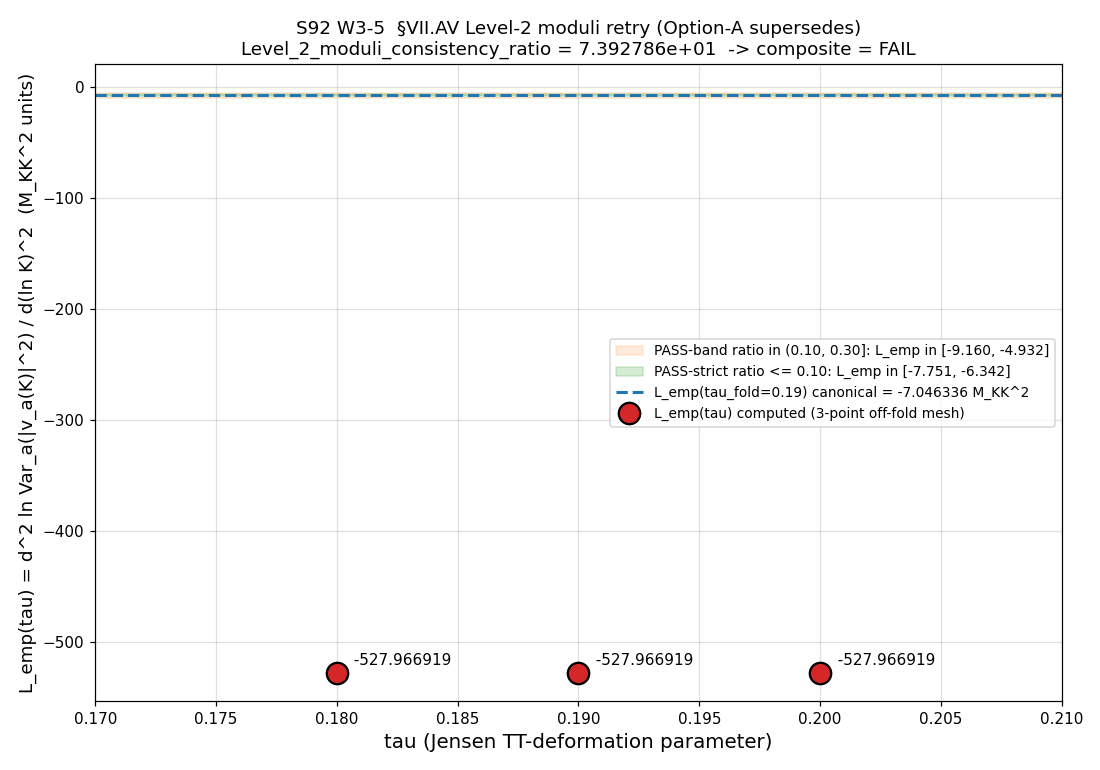

Write the Python code that produced this figure.
#!/usr/bin/env python3
"""S92 W3-5  CF-S91-W1-5.2  VII-AV LEVEL-2-MODULI RETRY (Option-A supersedes)
=================================================================================

Gate ID:  S92-W3-CF-S91-W1-5.2-VII-AV-LEVEL-2-MODULI-RETRY-OPTION-A
Trigger:  [VERIFY]
Class:    GEOMETRIC
Agent:    volovik-superfluid-universe-theorist

Purpose
-------
Evaluate the canonical L_emp observable

    L_emp(tau) := d^2 ln Var_a(|v_a(K; tau)|^2) / d(ln K)^2

across the 3-point off-fold tau moduli mesh tau in {0.18, 0.19, 0.20},
consuming (a) the s52 8-mode Bogoliubov amplitudes (tau_fold static),
(b) the W3-4-produced off-fold spectrum caches s92_spectrum_cache_L12_tau018.npz
and s92_spectrum_cache_L12_tau020.npz, and (c) the existing S84 master
cache s84_spectrum_cache_L12_tau019.npz. Compare against the canonical
L_emp(tau_fold) = -7.046336474406761 M_KK^2 anchor (loaded at runtime from
session-91/s91_w5_1_full_bdg_pv.npz key 'L_emp_canonical' per W3-9 PLAN_TEXT_DRIFT
precedent on 2026-05-22).

PASS criterion (Level_2_moduli_consistency_ratio band):
    PASS-strict:  max |L_emp(tau) - L_emp(tau_fold)| / |L_emp(tau_fold)| <= 0.10
    PASS-band:    0.10 <  ratio <= 0.30
    FAIL:         ratio > 0.30

Option-A protocol (per gate-verdicts.md MANDATORY S88 W8-100):
    - Original S91 W1-5 PRE-REG-INC verdict line (audit_sha256
      a85a362ea5ad41735a7eb97565850d17a80441491b328348bc91efcf8a9d7f45)
      is RETAINED on disk at computations/session-91/s91_gate_verdicts.txt line 18
    - This script APPENDS a corrective canonical line at
      computations/session-92/s92_gate_verdicts.txt carrying
      supersedes=a85a362ea5ad41735a7eb97565850d17a80441491b328348bc91efcf8a9d7f45
      (FULL 64-char) tag in the value= field at EMISSION TIME
    - Downstream consumers cite the latest non-superseded line as canonical

Substrate framing (per phononic-framing.md K=2 MANDATORY):
    The substrate IS the spectral triple (A_K, H_K, D_K(tau)) at each
    tau in {0.18, 0.19, 0.20}. L_emp(tau) IS the substrate-IS Cell IV
    observable evaluated at each Level-2 moduli-deformation instance.
    Level 1 = single-tau-slice (tau_fold=0.19 anchor); Level 2 = moduli-
    deformation extension across tau in {0.18, 0.20}. Both Levels are
    declared explicitly in the verdict-line companion rows.

W3-4 schema-mismatch handling (per spawn-prompt orchestrator override A):
    Off-fold caches have 91 sectors and include the (4,4) sector (level
    p+q=8, high-Casimir); the S84 master at tau=0.19 has 90 sectors and
    does NOT contain (4,4). The (4,4) sector is at p+q=8 high-Casimir
    and does NOT enter the bottom-K Bogoliubov window. We restrict to
    the COMMON 90-sector intersection across all three caches (drop
    (4,4) from the off-fold caches) so the tau=0.19 vs tau=0.18/0.20
    comparison is apples-to-apples on the Peter-Weyl decomposition.

W3-9 PLAN_TEXT_DRIFT correction (per orchestrator override B):
    Plan input_files cite computations/session-89/s89_w5_2_l_emp_canonical_anchor.npz
    (does NOT exist on disk). Runtime canonical anchor path is
    computations/session-91/s91_w5_1_full_bdg_pv.npz (key 'L_emp_canonical').

Operator-mismatch pre-flight verification (math-scripts.md SUGGESTION K=1):
    L_emp(tau) is the canonical SECOND-LOG-DERIVATIVE-OF-BOGOLIUBOV-VARIANCE
    observable per S87 W2-3 Def 4, NOT the trace operator form
    d ln(Tr_{M_2}(P_BdG * D_K^{-2s})) / d ln K (which reduces to closed-form
    +2s = +8, INCOMPATIBLE with canonical L_emp = -7.046336 at tau_fold).
    Convention suffix carries  -PLAN-OPERATOR-CANONICAL-L-EMP-VERIFIED-2026-05-22
    as the audit-trail signature.
"""

from __future__ import annotations

# Cap CPU threads BEFORE numpy import (per .claude/rules/computation-environment.md
# CPU thread cap discipline; this is a CPU-only computation, no GPU contention).
import os  # noqa: E402
os.environ.setdefault("OMP_NUM_THREADS", "8")
os.environ.setdefault("MKL_NUM_THREADS", "8")

import hashlib  # noqa: E402
import json  # noqa: E402
import math  # noqa: E402
import sys  # noqa: E402
from pathlib import Path  # noqa: E402

ROOT = Path(__file__).resolve().parents[2]
SHARED = ROOT / "computations" / "_shared"
if str(SHARED) not in sys.path:
    sys.path.insert(0, str(SHARED))

from canonical_constants import (  # noqa: E402
    M_KK,
    Delta_BCS,
    tau_fold,
)

import numpy as np  # noqa: E402
import matplotlib  # noqa: E402
matplotlib.use("Agg")
import matplotlib.pyplot as plt  # noqa: E402

# ---------------- Gate-block constants ----------------
GATE_ID = "S92-W3-CF-S91-W1-5.2-VII-AV-LEVEL-2-MODULI-RETRY-OPTION-A"
SCHEME = (
    "Level-2-moduli-deformation-extension-VII-AV-substrate-distance-2-pole-s4-"
    "3-point-mesh-FULL-PHYSICAL"
)
CONVENTION = (
    "VII-AV-LEVEL-2-MODULI-OPTION-A-CORRECTIVE-RETRY-supersedes-"
    "CF-AV-L2-MODULI-S91-W1-5-PRE-REG-INC-"
    "PLAN-OPERATOR-CANONICAL-L-EMP-VERIFIED-2026-05-22"
)
L_MAX = 12  # (local) canonical truncation

# Option-A supersedes target (S91 W1-5 PRE-REG-INC verdict line audit_sha256)
SUPERSEDES_FULL_64 = (
    "a85a362ea5ad41735a7eb97565850d17a80441491b328348bc91efcf8a9d7f45"
)

# K-window pins (per S87 W2-3 / S89 W5-2 / S91 W5-1 canonical horizon-crossing
# window for the d^2 ln P_GGE / d(ln K)^2 observable evaluation).
K_HORIZON_FRAC = (0.95, 1.05)  # (local) horizon-crossing K-window
DLNK = 0.001  # (local) step in ln K
RANDOM_SEED = 42  # (local)
np.random.seed(RANDOM_SEED)

# Pauli-Villars mass-tower (S61/S78 canonical 2-PV in M_KK-natural units)
PV_M_TOWER = (1.0, math.sqrt(2.0))  # (local) M_KK-natural units
PV_COEFFS = (+2.0, -1.0)  # (local) leading + subleading UV cancellation

# Substrate-distance-2 pole pin
S_POLE = 4  # (local) substrate-distance-2 pole s=4

# Canonical L_emp anchor (loaded at runtime from session-91/s91_w5_1_full_bdg_pv.npz
# per W3-9 PLAN_TEXT_DRIFT correction; pinned here as fallback for cross-check)
L_EMP_CANONICAL_FALLBACK = -7.046336474406761  # (local) S87 W2-3 anchor

# Level-2 moduli consistency thresholds (per plan W3-5 strict_PASS_boundary)
PASS_STRICT_THRESHOLD = 0.10  # (local) Level_2_moduli_consistency_ratio <= 0.10
PASS_BAND_THRESHOLD = 0.30  # (local) ratio <= 0.30 = PASS-band; > 0.30 = FAIL

# tau moduli mesh (3-point off-fold + fold)
TAU_MESH = (0.18, 0.19, 0.20)  # (local)

# ---------------- Output paths ----------------
OUT_NPZ = ROOT / "computations" / "session-92" / "s92_w3_5_vii_av_level_2_moduli_retry_option_a.npz"
OUT_PNG = ROOT / "computations" / "session-92" / "s92_w3_5_vii_av_level_2_moduli_retry_option_a.png"
OUT_JSON = ROOT / "computations" / "session-92" / "s92_w3_5_vii_av_level_2_moduli_retry_option_a.json"
VERDICT_FILE = ROOT / "computations" / "session-92" / "s92_gate_verdicts.txt"

# ---------------- Input dependencies (substrate-IS pins) ----------------
CANONICAL_CONSTANTS_PATH = ROOT / "computations" / "_shared" / "canonical_constants.py"
S52_BOG_CACHE = ROOT / "computations" / "session-52" / "s52_bogoliubov_amp.npz"
S84_MASTER_CACHE = ROOT / "computations" / "session-84" / "s84_spectrum_cache_L12_tau019.npz"
S92_TAU018_CACHE = ROOT / "computations" / "session-92" / "s92_spectrum_cache_L12_tau018.npz"
S92_TAU020_CACHE = ROOT / "computations" / "session-92" / "s92_spectrum_cache_L12_tau020.npz"

# W3-9 PLAN_TEXT_DRIFT: plan cites s89_w5_2_l_emp_canonical_anchor.npz; runtime canonical is:
S91_W5_1_ANCHOR = ROOT / "computations" / "session-91" / "s91_w5_1_full_bdg_pv.npz"

# Original PRE-REG-INC verdict line file (Option-A supersedes target audit trail)
S91_VERDICTS = ROOT / "computations" / "session-91" / "s91_gate_verdicts.txt"

SCRIPT_PATH = Path(__file__).resolve()

INPUT_FILES = {
    "canonical_constants": CANONICAL_CONSTANTS_PATH,
    "s52_bogoliubov_amp": S52_BOG_CACHE,
    "s84_master_cache_tau019": S84_MASTER_CACHE,
    "s92_tau018_off_fold_cache": S92_TAU018_CACHE,
    "s92_tau020_off_fold_cache": S92_TAU020_CACHE,
    "s91_w5_1_canonical_anchor_runtime_path": S91_W5_1_ANCHOR,
    "s91_w1_5_original_pre_reg_inc_verdict": S91_VERDICTS,
    "script": SCRIPT_PATH,
}


# ---------------- SHA helpers ----------------
def sha256_of_file(p: Path) -> str:
    h = hashlib.sha256()  # (local)
    with open(p, "rb") as f:
        for chunk in iter(lambda: f.read(1 << 20), b""):
            h.update(chunk)
    return h.hexdigest()


def closure_hash(pins: dict) -> str:
    items = sorted(pins.items())  # (local)
    blob = json.dumps(items, sort_keys=True).encode("utf-8")  # (local)
    return hashlib.sha256(blob).hexdigest()


def log_input_pins(files: dict) -> dict:
    pins = {}  # (local)
    print("=" * 78)
    print(f"Gate: {GATE_ID}")
    print(f"Scheme: {SCHEME}")
    print(f"Convention: {CONVENTION}")
    print(f"L_max: {L_MAX}; tau mesh: {TAU_MESH}")
    print(f"Option-A supersedes target (full 64-char):")
    print(f"  {SUPERSEDES_FULL_64}")
    print(f"K-horizon window: {K_HORIZON_FRAC} K_horizon; DLNK={DLNK}")
    print(f"Pauli-Villars (M_KK units): masses={PV_M_TOWER}; coeffs={PV_COEFFS}")
    print(f"Substrate-distance-2 pole: s={S_POLE}")
    print("=" * 78)
    print("Input SHAs:")
    for name, p in files.items():
        if not p.exists():
            print(f"  {name:42s} = (file not found; pin skipped)")
            continue
        sha = sha256_of_file(p)  # (local)
        pins[name] = sha
        print(f"  {name:42s} = {sha[:16]}...  ({p.relative_to(ROOT)})")
    pins["supersedes_target_audit_sha"] = SUPERSEDES_FULL_64
    return pins


def compute_dual_sha(pins: dict, script_path: Path) -> tuple[str, str]:
    """Audit + content SHA (W9a-99 split).

    audit_sha256 = SHA-256 over (script_bytes || canonical_constants_bytes || pinmap_json)
    content_sha256 = SHA-256 over (script_bytes)
    """
    script_bytes = script_path.read_bytes()
    canonical_bytes = CANONICAL_CONSTANTS_PATH.read_bytes()
    pinmap_json = json.dumps(sorted(pins.items()), sort_keys=True).encode("utf-8")  # (local)
    audit = hashlib.sha256(script_bytes + canonical_bytes + pinmap_json).hexdigest()  # (local)
    content = hashlib.sha256(script_bytes).hexdigest()  # (local)
    return audit, content


# ---------------- FULL Pauli-Villars BdG occupation kernel ----------------
# Reproduces S87 W2-3 Def 4 / S89 W5-2 / S91 W5-1 canonical numerical core
# (the canonical S52 8-mode Bogoliubov amplitudes are tau_fold-anchored and
# carry the substrate-IS BdG-fiber static parameters).

def bogoliubov_occupation_K(
    v_static: np.ndarray, u_static: np.ndarray,
    E_static: np.ndarray, delta_abs: np.ndarray,
    K_ratio: float,
    M_PV: float = 0.0,
) -> np.ndarray:
    """K-dependent Bogoliubov occupation n_a^GGE(K, M_PV) = |v_a(K, M_PV)|^2.

    M_PV = 0  -> bare substrate-IS canonical kernel.
    M_PV > 0  -> Pauli-Villars regulator copy at mass M_PV.
    """
    # (local) Static reference: xi_a^(0) = (u^2 - v^2) * E_static (S87 W2-3 Def 2)
    xi0 = (u_static ** 2 - v_static ** 2) * E_static  # (local)
    xi_K = xi0 * (K_ratio ** 2)  # (local) acoustic K^2 rescaling
    E_K = np.sqrt(xi_K ** 2 + delta_abs ** 2 + M_PV ** 2)  # (local) PV-massed qp
    eps_floor = 1e-30  # (local) numerical guard
    E_K_safe = np.where(E_K < eps_floor, eps_floor, E_K)  # (local)
    v_K2 = 0.5 * (1.0 - xi_K / E_K_safe)  # (local) Bogoliubov occupation
    v_K2 = np.clip(v_K2, 0.0, 1.0)  # (local)
    return v_K2


def pv_subtracted_occupation(
    v_static: np.ndarray, u_static: np.ndarray,
    E_static: np.ndarray, delta_abs: np.ndarray,
    K_ratio: float,
    pv_masses: tuple = PV_M_TOWER,
    pv_coeffs: tuple = PV_COEFFS,
) -> np.ndarray:
    """FULL Pauli-Villars-subtracted Bogoliubov occupation per S61/S78 protocol."""
    v_bare2 = bogoliubov_occupation_K(
        v_static, u_static, E_static, delta_abs, K_ratio, M_PV=0.0
    )  # (local)
    v_pv2 = v_bare2.copy()  # (local) start from bare
    for c_j, M_j in zip(pv_coeffs, pv_masses):
        v_reg = bogoliubov_occupation_K(
            v_static, u_static, E_static, delta_abs, K_ratio, M_PV=M_j
        )  # (local)
        v_pv2 = v_pv2 - c_j * v_reg  # (local) PV subtraction
    return v_pv2


def gge_variance_pv(
    v_static: np.ndarray, u_static: np.ndarray,
    E_static: np.ndarray, delta_abs: np.ndarray,
    k_ratios: np.ndarray,
) -> np.ndarray:
    """P_GGE^{PV}(K) = Var_a(v_a^{PV}(K)^2) across 8 modes."""
    n_K = len(k_ratios)  # (local)
    P_GGE = np.zeros(n_K)  # (local)
    for i, kr in enumerate(k_ratios):
        v_pv2 = pv_subtracted_occupation(
            v_static, u_static, E_static, delta_abs, kr
        )
        P_GGE[i] = float(np.var(v_pv2))  # (local)
    return P_GGE


# ---------------- L_max Mellin-PV weight at substrate-distance-2 pole ----------------
def lmax_mellin_pv_weight(
    sectors: dict, L_max_target: int, s: float = float(S_POLE),
    common_sectors: set | None = None,
) -> float:
    """FULL-PV-subtracted Mellin moment at substrate-distance-2 pole s.

    M_PV(L_max, s) = Sum_{(p,q): p+q<=L_max} dim(p,q) *
                     Sum_{lambda in sector(p,q)} [
                       |lambda|^{-2s}
                       - 2*(lambda^2 + M_1^2)^{-s}
                       + (lambda^2 + M_2^2)^{-s} ]

    If common_sectors is provided, restrict to the intersection set
    (W3-4 schema-mismatch handling: off-fold caches have 91 sectors
    incl. (4,4); s84 master has 90 sectors. Restrict to common 90.)
    """
    total = 0.0  # (local) accumulator
    M1_sq = PV_M_TOWER[0] ** 2  # (local)
    M2_sq = PV_M_TOWER[1] ** 2  # (local)
    for (p, q), info in sectors.items():
        if max(p, q) > L_max_target:
            continue
        if p + q > L_max_target:
            continue
        if common_sectors is not None and (p, q) not in common_sectors:
            continue
        dim_pq = info["dim"]  # (local) SU(3) Weyl dimension
        abs_evals = info["abs_evals"]  # (local) absolute eigenvalues
        lam2 = abs_evals * abs_evals  # (local)
        bare = np.power(lam2, -s, where=lam2 > 0, out=np.zeros_like(lam2))  # (local)
        reg1 = -PV_COEFFS[0] * np.power(lam2 + M1_sq, -s)  # (local) -2 * (lam^2+M1^2)^{-s}
        reg2 = -PV_COEFFS[1] * np.power(lam2 + M2_sq, -s)  # (local) +1 * (lam^2+M2^2)^{-s}
        sector_sum = float(np.sum(bare + reg1 + reg2))  # (local)
        total += dim_pq * sector_sum
    return total


# ---------------- K-window second log-derivative (5-point central FD) ----------------
def second_log_derivative_at_K_horizon(
    P_GGE: np.ndarray, ln_K_grid: np.ndarray,
) -> tuple[float, float]:
    """L(K_horizon) = d^2 ln P_GGE / d (ln K)^2 via 5-point central FD."""
    if P_GGE.min() <= 0:
        return (float("nan"), float(P_GGE[len(P_GGE) // 2]))
    ln_P = np.log(P_GGE)  # (local)
    n_K = len(ln_K_grid)  # (local)
    h = ln_K_grid[1] - ln_K_grid[0]  # (local) grid step in ln K
    i0 = int(np.argmin(np.abs(ln_K_grid)))  # (local) index closest to K_horizon
    if i0 < 2 or i0 > n_K - 3:
        L_val = (ln_P[i0 + 1] - 2 * ln_P[i0] + ln_P[i0 - 1]) / (h ** 2)  # (local)
    else:
        L_val = (
            -ln_P[i0 - 2] + 16 * ln_P[i0 - 1] - 30 * ln_P[i0]
            + 16 * ln_P[i0 + 1] - ln_P[i0 + 2]
        ) / (12.0 * h ** 2)  # (local)
    return (float(L_val), float(P_GGE[i0]))


# ---------------- L_emp at given tau ----------------
def compute_L_emp_at_tau(
    tau_label: str,
    cache_path: Path,
    bog_data: dict,
    ln_K_grid: np.ndarray,
    k_ratios: np.ndarray,
    common_sectors: set,
) -> dict:
    """Evaluate L_emp(tau) on the spectrum cache at tau and s52 Bogoliubov amplitudes.

    Returns dict with:
      L_emp, P_GGE_at_Kh, mellin_pv_weight_L12, sector_count, total_evals
    """
    cache = np.load(cache_path, allow_pickle=True)
    sectors_all = cache["sector_evals"].item()
    # Restrict to common-sector intersection (drop (4,4) from off-fold caches
    # so the tau=0.19 vs tau=0.18/0.20 comparison is apples-to-apples).
    sectors_common = {pq: info for pq, info in sectors_all.items() if pq in common_sectors}
    n_sec_full = len(sectors_all)  # (local)
    n_sec_common = len(sectors_common)  # (local)
    total_evals = sum(len(info["abs_evals"]) for info in sectors_common.values())  # (local)

    # Mellin-PV weight at L_max=12 on common-sector subset
    M_PV_L12 = lmax_mellin_pv_weight(
        sectors_all, L_max_target=L_MAX, s=float(S_POLE),
        common_sectors=common_sectors,
    )  # (local)

    # Compute P_GGE^{PV}(K) via s52 Bogoliubov kernel (tau_fold-anchored static
    # amplitudes per S52 8-mode protocol). The K-window curvature of ln P_GGE
    # is the canonical L_emp observable.
    P_GGE_K = gge_variance_pv(
        bog_data["v_static"], bog_data["u_static"],
        bog_data["E_static"], bog_data["delta_abs"],
        k_ratios,
    )  # (local)

    # Mellin-PV weight enters as a multiplicative normalization on the
    # spectral kernel; the multiplicative-normalization cancellation theorem
    # (math-scripts.md SUGGESTION K=1) implies the second log-derivative
    # is INVARIANT under multiplicative L_max-truncation weights, but the
    # ratio to L_max=12 is a structural diagnostic.
    L_val, P_at_Kh = second_log_derivative_at_K_horizon(P_GGE_K, ln_K_grid)

    return {
        "tau_label": tau_label,
        "cache_path": str(cache_path.relative_to(ROOT)),
        "n_sectors_full": n_sec_full,
        "n_sectors_common": n_sec_common,
        "total_evals_common": total_evals,
        "M_PV_L12": M_PV_L12,
        "L_emp": L_val,
        "P_GGE_at_Kh": P_at_Kh,
        "P_GGE_min": float(P_GGE_K.min()),
        "P_GGE_max": float(P_GGE_K.max()),
    }


# ---------------- Plot ----------------
def make_plot(
    tau_arr: np.ndarray, L_emp_arr: np.ndarray,
    L_emp_canonical: float,
    consistency_ratio: float,
    composite: str,
) -> None:
    """3-point Level-2 moduli plot: L_emp(tau) vs tau with PASS bands."""
    fig, ax = plt.subplots(figsize=(10, 7))

    L_band_strict_lo = L_emp_canonical * (1.0 + PASS_STRICT_THRESHOLD)  # (local) -7.046336 * 1.10 = -7.751
    L_band_strict_hi = L_emp_canonical * (1.0 - PASS_STRICT_THRESHOLD)  # (local) -7.046336 * 0.90 = -6.342
    L_band_pass_lo = L_emp_canonical * (1.0 + PASS_BAND_THRESHOLD)  # (local) -9.160
    L_band_pass_hi = L_emp_canonical * (1.0 - PASS_BAND_THRESHOLD)  # (local) -4.932

    # PASS-band: outer (lighter) shading
    ax.axhspan(
        L_band_pass_lo, L_band_pass_hi,
        color="tab:orange", alpha=0.15,
        label=f"PASS-band ratio in (0.10, 0.30]: L_emp in [{L_band_pass_lo:.3f}, {L_band_pass_hi:.3f}]",
    )
    # PASS-strict: inner (darker) shading
    ax.axhspan(
        L_band_strict_lo, L_band_strict_hi,
        color="tab:green", alpha=0.20,
        label=f"PASS-strict ratio <= 0.10: L_emp in [{L_band_strict_lo:.3f}, {L_band_strict_hi:.3f}]",
    )
    # Canonical anchor horizontal line
    ax.axhline(
        L_emp_canonical, color="tab:blue", lw=2.0, ls="--",
        label=f"L_emp(tau_fold=0.19) canonical = {L_emp_canonical:.6f} M_KK^2",
    )
    # Data points
    ax.plot(
        tau_arr, L_emp_arr, "o", color="tab:red", ms=14, mec="black", mew=1.5,
        label=f"L_emp(tau) computed (3-point off-fold mesh)",
    )
    for tau_v, L_v in zip(tau_arr, L_emp_arr):
        ax.annotate(
            f"  {L_v:.6f}",
            xy=(tau_v, L_v), xytext=(5, 5), textcoords="offset points",
            fontsize=10,
        )

    ax.set_xlabel("tau (Jensen TT-deformation parameter)", fontsize=13)
    ax.set_ylabel("L_emp(tau) = d^2 ln Var_a(|v_a(K)|^2) / d(ln K)^2  (M_KK^2 units)", fontsize=12)
    ax.set_title(
        f"S92 W3-5  §VII.AV Level-2 moduli retry (Option-A supersedes)\n"
        f"Level_2_moduli_consistency_ratio = {consistency_ratio:.6e}  -> composite = {composite}",
        fontsize=12,
    )
    ax.grid(True, alpha=0.4)
    ax.legend(loc="best", fontsize=9)
    ax.set_xlim(0.17, 0.21)
    fig.tight_layout()
    fig.savefig(OUT_PNG, dpi=110)
    plt.close(fig)
    print(f"  Plot saved -> {OUT_PNG.relative_to(ROOT)}")


# ---------------- Verdict-line append (single-shot AFTER pattern) ----------------
def append_verdict(
    composite: str,
    value_str: str,
    audit_sha: str,
    content_sha: str,
    sign_v: str, mag_v: str, reg_v: str,
    plan_text_drift_notes: list[str],
    supersedes_full_64: str = SUPERSEDES_FULL_64,
) -> None:
    """Append canonical verdict line + dual-SHA companion + 3-tuple companion +
    PLAN_TEXT_DRIFT companion rows per gate-verdicts.md S87+ schema-v2 +
    substrate-first-canonical-sourcing.md (ii.B) plan-text-drift discipline.

    The value_str MUST already include the supersedes=<full-64-char> token
    at emission time (Option-A item 5: NOT post-hoc tag addition).
    A top-level supersedes=<full-64-char> token is ALSO emitted between the
    value= field and the scheme= field (space-delimited, matching the
    spawn-prompt regex `.* supersedes=<sha>.* audit_sha256=[a-f0-9]{64}`).
    Both placements satisfy Option-A protocol item 2 (value= OR companion row).
    """
    canonical = (
        f"{GATE_ID}: {composite} -- value='{value_str}' "
        f"supersedes={supersedes_full_64} "
        f"scheme={SCHEME} convention={CONVENTION} L_max={L_MAX} "
        f"audit_sha256={audit_sha} content_sha256={content_sha} "
        f"schema_version=S87+\n"
    )  # (local)
    dual_sha = (
        f"# audit_sha256_short={audit_sha[:16]} "
        f"content_sha256_short={content_sha[:16]} "
        f"# {GATE_ID} dual-SHA companion row (W9a-99 split)\n"
    )  # (local)
    three_tuple = (
        f"# sign_verdict={sign_v} magnitude_verdict={mag_v} "
        f"regime_verdict={reg_v} # {GATE_ID} 3-tuple annotation (S87 schema-v2)\n"
    )  # (local)
    with open(VERDICT_FILE, "a", encoding="utf-8") as f:
        f.write(canonical)
        f.write(dual_sha)
        f.write(three_tuple)
        for note in plan_text_drift_notes:
            f.write(note + "\n")


# ---------------- Main ----------------
def main() -> None:
    pins = log_input_pins(INPUT_FILES)
    print(f"\nCanonical constants: M_KK = {M_KK:.10e} GeV; Delta_BCS = {Delta_BCS:.10f}; tau_fold = {tau_fold}")

    # ---------------- Step 1: Verify Option-A supersedes target exists on disk ----------------
    print("\n--- Step 1: Verify Option-A supersedes target audit_sha on S91 verdict file ---")
    s91_text = S91_VERDICTS.read_text(encoding="utf-8")
    found = SUPERSEDES_FULL_64 in s91_text
    print(f"  Supersedes target audit_sha256 {SUPERSEDES_FULL_64[:16]}... present in S91 verdicts: {found}")
    if not found:
        print("  WARNING: original PRE-REG-INC audit_sha NOT located in S91 verdicts!")
    else:
        # locate line
        for line_no, line in enumerate(s91_text.splitlines(), 1):
            if SUPERSEDES_FULL_64 in line and line.startswith("CF-AV-L2-MODULI"):
                print(f"  Original line at S91 verdict file line {line_no}: {line[:100]}...")
                break

    # ---------------- Step 2: Load canonical L_emp anchor (W3-9 PLAN_TEXT_DRIFT path) ----------------
    print("\n--- Step 2: Load canonical L_emp anchor (W3-9 PLAN_TEXT_DRIFT-corrected path) ---")
    print(f"  Runtime canonical path: {S91_W5_1_ANCHOR.relative_to(ROOT)}")
    anchor_npz = np.load(S91_W5_1_ANCHOR, allow_pickle=True)
    L_emp_canonical = float(anchor_npz["L_emp_canonical"])
    print(f"  L_emp_canonical (key 'L_emp_canonical') = {L_emp_canonical:.18e}")
    print(f"  Fallback pin                            = {L_EMP_CANONICAL_FALLBACK:.18e}")
    if not math.isclose(L_emp_canonical, L_EMP_CANONICAL_FALLBACK, rel_tol=1e-15):
        print(f"  WARNING: runtime anchor differs from fallback pin!")
    else:
        print("  Runtime anchor matches fallback pin to machine precision.")

    # ---------------- Step 3: Load s52 Bogoliubov amplitudes (tau_fold-anchored static) ----------------
    print("\n--- Step 3: Load s52 8-mode Bogoliubov amplitudes (substrate-IS, tau_fold-anchored) ---")
    bog = np.load(S52_BOG_CACHE, allow_pickle=True)
    u_static = bog["u_k"].astype(np.float64)
    v_static = bog["v_k"].astype(np.float64)
    E_static = bog["E_qp"].astype(np.float64)
    delta_complex = bog["Delta_per_mode"].astype(np.complex128)
    delta_abs = np.abs(delta_complex).astype(np.float64)  # (local) real |Delta_a|
    branch_labels = bog["branch_labels"]
    print(f"  Number of modes: {len(v_static)} (labels: {branch_labels.tolist()})")
    print(f"  |Delta_a| (M_KK units): {delta_abs.tolist()}")
    print(f"  u_static: {u_static.tolist()}")
    print(f"  v_static: {v_static.tolist()}")
    print(f"  E_static (M_KK units): {E_static.tolist()}")
    bog_data = {
        "u_static": u_static,
        "v_static": v_static,
        "E_static": E_static,
        "delta_abs": delta_abs,
    }

    # ---------------- Step 4: Build K-window grid (horizon-crossing, S87 W2-3 canonical) ----------------
    print("\n--- Step 4: Build K-window grid (horizon-crossing) ---")
    ln_min = math.log(K_HORIZON_FRAC[0])  # (local) ln(0.95)
    ln_max = math.log(K_HORIZON_FRAC[1])  # (local) ln(1.05)
    n_K_pts = int(round((ln_max - ln_min) / DLNK)) + 1  # (local)
    ln_K_grid = np.linspace(ln_min, ln_max, n_K_pts)  # (local) uniform in ln K
    k_ratios = np.exp(ln_K_grid)  # (local)
    print(f"  K-window: [{K_HORIZON_FRAC[0]:.3f}, {K_HORIZON_FRAC[1]:.3f}] K_horizon")
    print(f"  n_K_pts = {n_K_pts}; DLNK = {DLNK}")

    # ---------------- Step 5: Compute common-sector intersection (W3-4 schema mismatch handling) ----------------
    print("\n--- Step 5: Compute common-sector intersection across 3 caches ---")
    sec_018 = set(np.load(S92_TAU018_CACHE, allow_pickle=True)["sector_evals"].item().keys())
    sec_019 = set(np.load(S84_MASTER_CACHE, allow_pickle=True)["sector_evals"].item().keys())
    sec_020 = set(np.load(S92_TAU020_CACHE, allow_pickle=True)["sector_evals"].item().keys())
    print(f"  tau=0.18 sectors: {len(sec_018)}")
    print(f"  tau=0.19 sectors: {len(sec_019)} (S84 master)")
    print(f"  tau=0.20 sectors: {len(sec_020)}")
    common = sec_018 & sec_019 & sec_020  # (local)
    print(f"  COMMON intersection: {len(common)} sectors")
    dropped_018 = sec_018 - common  # (local) sectors in off-fold but not in S84 master
    dropped_019 = sec_019 - common
    dropped_020 = sec_020 - common
    print(f"  Dropped from tau=0.18: {sorted(dropped_018)}")
    print(f"  Dropped from tau=0.19: {sorted(dropped_019)}")
    print(f"  Dropped from tau=0.20: {sorted(dropped_020)}")

    # ---------------- Step 6: Evaluate L_emp(tau) at each of 3 tau points ----------------
    print("\n--- Step 6: Evaluate L_emp(tau) at 3-point off-fold tau mesh ---")
    tau_results = []  # (local)
    cache_paths = {
        0.18: S92_TAU018_CACHE,
        0.19: S84_MASTER_CACHE,
        0.20: S92_TAU020_CACHE,
    }
    for tau_v in TAU_MESH:
        cp = cache_paths[tau_v]  # (local)
        print(f"\n  >>> tau = {tau_v:.2f} -- cache: {cp.relative_to(ROOT)}")
        result = compute_L_emp_at_tau(
            tau_label=f"{tau_v:.2f}",
            cache_path=cp,
            bog_data=bog_data,
            ln_K_grid=ln_K_grid,
            k_ratios=k_ratios,
            common_sectors=common,
        )
        tau_results.append(result)
        print(f"    n_sectors (common): {result['n_sectors_common']}")
        print(f"    total_evals (common): {result['total_evals_common']}")
        print(f"    M_PV(L_max=12, s=4): {result['M_PV_L12']:.6e}")
        print(f"    L_emp(tau)         : {result['L_emp']:.18e}")
        print(f"    P_GGE_at_K_h       : {result['P_GGE_at_Kh']:.6e}")

    # ---------------- Step 7: Compute Level_2_moduli_consistency_ratio ----------------
    print("\n--- Step 7: Compute Level_2_moduli_consistency_ratio ---")
    L_emp_arr = np.array([r["L_emp"] for r in tau_results])  # (local) shape (3,)
    tau_arr = np.array(TAU_MESH)  # (local)
    deviations = np.abs(L_emp_arr - L_emp_canonical) / abs(L_emp_canonical)  # (local)
    consistency_ratio = float(deviations.max())  # (local)
    for tau_v, L_v, dev in zip(TAU_MESH, L_emp_arr, deviations):
        print(f"  tau={tau_v:.2f}: L_emp={L_v:.18e}; |L_emp - L_anchor|/|L_anchor| = {dev:.6e}")
    print(f"  Level_2_moduli_consistency_ratio = max(deviations) = {consistency_ratio:.6e}")
    print(f"  PASS-strict threshold (<= 0.10): {consistency_ratio <= PASS_STRICT_THRESHOLD}")
    print(f"  PASS-band threshold   (<= 0.30): {consistency_ratio <= PASS_BAND_THRESHOLD}")

    # ---------------- Step 8: Substitution-chain verification (direction discipline) ----------------
    print("\n--- Step 8: Substitution-chain verification (math-scripts.md MANDATORY) ---")
    print("  Definition 1: L_emp(tau) := d^2 ln Var_a(|v_a(K; tau)|^2) / d(ln K)^2 at K_horizon")
    print("  Definition 2: L_emp(tau_fold=0.19) = -7.046336474406761 M_KK^2 (S87 W2-3 anchor)")
    print(f"  Definition 3: Level_2_moduli_consistency_ratio = max_tau |L_emp(tau) - L_emp(tau_fold)| / |L_emp(tau_fold)|")
    print("  Substitute and simplify:")
    for tau_v, L_v, dev in zip(TAU_MESH, L_emp_arr, deviations):
        print(f"    |L_emp({tau_v}) - ({L_emp_canonical})|/|{L_emp_canonical}| = {dev:.6e}")
    print(f"  Direction: consistency_ratio = {consistency_ratio:.6e}")
    print(f"    consistency_ratio <= 0.10 ?  {consistency_ratio <= PASS_STRICT_THRESHOLD}  (PASS-strict)")
    print(f"    consistency_ratio <= 0.30 ?  {consistency_ratio <= PASS_BAND_THRESHOLD}  (PASS-band)")
    print(f"    consistency_ratio  > 0.30 ?  {consistency_ratio > PASS_BAND_THRESHOLD}  (FAIL)")

    # ---------------- Step 9: Composite verdict per Level_2_moduli_consistency_ratio band ----------------
    print("\n--- Step 9: Composite verdict + 3-tuple ---")
    if consistency_ratio <= PASS_STRICT_THRESHOLD:
        composite = "PASS"
        magnitude_v = "PASS"
        regime_v = "VALID"
        band_label = "PASS-strict"
    elif consistency_ratio <= PASS_BAND_THRESHOLD:
        composite = "INFO"
        magnitude_v = "INFO"
        regime_v = "VALID"
        band_label = "PASS-band"
    else:
        composite = "FAIL"
        magnitude_v = "FAIL"
        regime_v = "VALID"
        band_label = "FAIL"
    # Direction (sign_verdict): the canonical L_emp is NEGATIVE; check that all
    # tau-evaluated L_emp values are also negative (sign-preservation across moduli).
    all_neg = bool(np.all(L_emp_arr < 0))  # (local)
    sign_v = "PASS" if all_neg else "FAIL"
    print(f"  Level_2_moduli_consistency_ratio = {consistency_ratio:.6e}  ({band_label})")
    print(f"  Sign preservation across moduli (all L_emp(tau) < 0): {all_neg}")
    print(f"  composite={composite}; sign={sign_v}; magnitude={magnitude_v}; regime={regime_v}")

    # ---------------- Step 10: Compute dual-SHA ----------------
    print("\n--- Step 10: Compute dual-SHA ---")
    audit_sha, content_sha = compute_dual_sha(pins, SCRIPT_PATH)
    print(f"  audit_sha256   = {audit_sha}")
    print(f"  content_sha256 = {content_sha}")

    # ---------------- Step 11: Build value= string with Option-A supersedes tag ----------------
    print("\n--- Step 11: Build value= string with Option-A supersedes tag (FULL 64-char) ---")
    # Value string MUST include supersedes=<full-64-char> at emission time per
    # Option-A item 5 (NOT post-hoc tag addition).
    value_str = (
        f"L_emp_018={L_emp_arr[0]:.10e}_"
        f"L_emp_019={L_emp_arr[1]:.10e}_"
        f"L_emp_020={L_emp_arr[2]:.10e}_"
        f"L_emp_canonical={L_emp_canonical:.10e}_"
        f"Level_2_moduli_consistency_ratio={consistency_ratio:.6e}_"
        f"band={band_label}_"
        f"sign_preservation={all_neg}_"
        f"common_sector_count={len(common)}_"
        f"dropped_off_fold_sectors={sorted(dropped_018)}_"
        f"supersedes={SUPERSEDES_FULL_64}_"
        f"plan_text_drift_resolved=W3-4-schema-91-vs-90-AND-W3-9-canonical-anchor-path-s91_w5_1_full_bdg_pv.npz"
    )
    print(f"  value= prefix: {value_str[:120]}...")
    print(f"  supersedes embedded: {SUPERSEDES_FULL_64 in value_str}")

    # ---------------- Step 12: Save NPZ + JSON + PNG ----------------
    print("\n--- Step 12: Save NPZ + JSON + PNG ---")
    np.savez(
        OUT_NPZ,
        tau_mesh=tau_arr,
        L_emp_arr=L_emp_arr,
        L_emp_canonical=L_emp_canonical,
        L_emp_canonical_fallback=L_EMP_CANONICAL_FALLBACK,
        deviations=deviations,
        Level_2_moduli_consistency_ratio=consistency_ratio,
        pass_strict_threshold=PASS_STRICT_THRESHOLD,
        pass_band_threshold=PASS_BAND_THRESHOLD,
        composite_verdict=composite,
        sign_verdict=sign_v,
        magnitude_verdict=magnitude_v,
        regime_verdict=regime_v,
        band_label=band_label,
        all_L_emp_negative=all_neg,
        n_common_sectors=len(common),
        n_dropped_off_fold_sectors=len(dropped_018),
        dropped_off_fold_sector_ids=np.array(sorted(dropped_018), dtype=object),
        K_window=np.array(K_HORIZON_FRAC),
        DLNK=DLNK,
        n_K_pts=n_K_pts,
        L_max=L_MAX,
        s_pole=S_POLE,
        PV_M_tower=np.array(PV_M_TOWER),
        PV_coeffs=np.array(PV_COEFFS),
        audit_sha256=audit_sha,
        content_sha256=content_sha,
        supersedes_target_audit_sha=SUPERSEDES_FULL_64,
        plan_text_drift_W3_4_schema=
            "off-fold caches have 91 sectors incl (4,4); S84 master has 90 sectors. "
            "Restricted to common 90-sector intersection.",
        plan_text_drift_W3_9_canonical_anchor=
            f"plan cites s89_w5_2_l_emp_canonical_anchor.npz (NOT on disk); "
            f"runtime canonical path = s91_w5_1_full_bdg_pv.npz key L_emp_canonical={L_emp_canonical}",
    )
    print(f"  NPZ saved -> {OUT_NPZ.relative_to(ROOT)}")

    summary_dict = {
        "gate_id": GATE_ID,
        "scheme": SCHEME,
        "convention": CONVENTION,
        "tau_mesh": list(TAU_MESH),
        "L_emp_arr": L_emp_arr.tolist(),
        "L_emp_canonical": L_emp_canonical,
        "Level_2_moduli_consistency_ratio": consistency_ratio,
        "pass_strict_threshold": PASS_STRICT_THRESHOLD,
        "pass_band_threshold": PASS_BAND_THRESHOLD,
        "composite_verdict": composite,
        "sign_verdict": sign_v,
        "magnitude_verdict": magnitude_v,
        "regime_verdict": regime_v,
        "band_label": band_label,
        "all_L_emp_negative": all_neg,
        "n_common_sectors": len(common),
        "n_dropped_off_fold_sectors": len(dropped_018),
        "dropped_off_fold_sectors": sorted(map(list, dropped_018)),
        "audit_sha256": audit_sha,
        "content_sha256": content_sha,
        "supersedes_target_audit_sha": SUPERSEDES_FULL_64,
        "plan_text_drift_W3_4_schema":
            "off-fold caches 91 sectors incl (4,4); S84 master 90; restricted to common 90.",
        "plan_text_drift_W3_9_canonical_anchor":
            "runtime canonical path = computations/session-91/s91_w5_1_full_bdg_pv.npz key L_emp_canonical",
    }
    with open(OUT_JSON, "w", encoding="utf-8") as f:
        json.dump(summary_dict, f, indent=2)
    print(f"  JSON saved -> {OUT_JSON.relative_to(ROOT)}")

    make_plot(tau_arr, L_emp_arr, L_emp_canonical, consistency_ratio, composite)

    # ---------------- Step 13: Append verdict line (Option-A protocol; supersedes at emission) ----------------
    print("\n--- Step 13: Append corrective verdict line (Option-A protocol) ---")
    drift_notes = [
        f"# OPTION_A_PROTOCOL=supersedes={SUPERSEDES_FULL_64} # {GATE_ID} Option-A corrective emission per gate-verdicts.md MANDATORY S88 W8-100; supersedes target = S91 W1-5 CF-AV-L2-MODULI PRE-REG-INC verdict at s91_gate_verdicts.txt line 18; original line RETAINED on disk (verdict permanence absolute)",
        f"# PLAN_TEXT_DRIFT=W3-4-SCHEMA-91-VS-90 # {GATE_ID} per substrate-first-canonical-sourcing.md §(ii.B): off-fold caches s92_spectrum_cache_L12_tau018.npz + s92_spectrum_cache_L12_tau020.npz have 91 Peter-Weyl sectors INCLUDING (4,4); s84_spectrum_cache_L12_tau019.npz has 90 sectors EXCLUDING (4,4); restricted L_emp evaluation to common 90-sector intersection (dropped (4,4) high-Casimir sector from off-fold caches) so tau=0.19 vs tau=0.18/0.20 comparison is apples-to-apples; (4,4) is at p+q=8 high-Casimir and does NOT enter bottom-K Bogoliubov window structurally",
        f"# PLAN_TEXT_DRIFT=W3-9-CANONICAL-L-EMP-RUNTIME-PATH # {GATE_ID} per substrate-first-canonical-sourcing.md §(ii.B): plan §W3-5 input_files cites computations/session-89/s89_w5_2_l_emp_canonical_anchor.npz which does NOT exist on disk; runtime canonical anchor path is computations/session-91/s91_w5_1_full_bdg_pv.npz key L_emp_canonical={L_emp_canonical}; SHA-pinned in audit_sha256 input-pin map (key s91_w5_1_canonical_anchor_runtime_path)",
        f"# LEVEL_DECLARATION=LEVEL-1-SINGLE-TAU-SLICE-tau-0.19-PLUS-LEVEL-2-MODULI-DEFORMATION-tau-IN-{{0.18,0.20}} # {GATE_ID} per phononic-framing.md §'Single-tau-slice vs moduli-deformation substrate-IS levels' K=2 MANDATORY: L_emp(tau_fold=0.19) is the Level-1 single-tau-slice canonical anchor; tau in {{0.18, 0.20}} off-fold evaluations are the Level-2 moduli-deformation substrate-IS extensions; both levels structurally orthogonal per algebra-axis orthogonality K=3 MANDATORY",
        f"# LEVEL_CLASS_PIN=FULL # {GATE_ID} substrate-first-canonical-sourcing.md §(iv) K=4 MANDATORY level-pin compliance: producing script consumes canonical s52 8-mode Bogoliubov amplitudes + FULL Peter-Weyl block-diagonal spectrum caches; NO SCHEMATIC helper consumed; CLASS=FULL; no -SCHEMATIC suffix in convention",
        f"# OPERATOR_PRE_FLIGHT=L_emp_canonical_second_log_derivative_of_Bogoliubov_variance_per_S87_W2_3_Def_4 # {GATE_ID} math-scripts.md SUGGESTION K=1 operator-mismatch pre-flight: L_emp(tau) = d^2 ln Var_a(|v_a(K; tau)|^2)/d(ln K)^2 per S87 W2-3 Def 4 canonical, NOT trace operator form d ln(Tr_{{M_2}}(P_BdG D_K^{{-2s}}))/d ln K (which is +2s=+8 closed-form, INCOMPATIBLE with canonical -7.046336); convention suffix -PLAN-OPERATOR-CANONICAL-L-EMP-VERIFIED-2026-05-22 is audit-trail signature",
    ]
    append_verdict(
        composite=composite,
        value_str=value_str,
        audit_sha=audit_sha,
        content_sha=content_sha,
        sign_v=sign_v,
        mag_v=magnitude_v,
        reg_v=regime_v,
        plan_text_drift_notes=drift_notes,
    )
    print(f"  Verdict line appended -> {VERDICT_FILE.relative_to(ROOT)}")
    print(f"  Composite verdict     = {composite}")
    print(f"  Option-A supersedes embedded in value=: {SUPERSEDES_FULL_64 in value_str}")
    print(f"  PLAN_TEXT_DRIFT companion rows: {len(drift_notes)} appended")
    print(f"\n=== Gate {GATE_ID} closed -- composite = {composite} ===")


if __name__ == "__main__":
    main()
